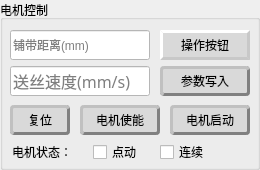
       <widget class="QGroupBox" name="groupBox_11">
        <property name="geometry">
         <rect>
          <x>620</x>
          <y>335</y>
          <width>260</width>
          <height>170</height>
         </rect>
        </property>
        <property name="title">
         <string>电机控制</string>
        </property>
        <widget class="QLineEdit" name="Paving_distance">
         <property name="geometry">
          <rect>
           <x>10</x>
           <y>30</y>
           <width>140</width>
           <height>30</height>
          </rect>
         </property>
         <property name="styleSheet">
          <string notr="true">background-color: rgb(255, 255, 255);
font:12pt &quot;微软雅黑&quot;;</string>
         </property>
         <property name="placeholderText">
          <string>铺带距离(mm)</string>
         </property>
        </widget>
        <widget class="QLineEdit" name="Wire_feed_rate">
         <property name="geometry">
          <rect>
           <x>10</x>
           <y>66</y>
           <width>140</width>
           <height>30</height>
          </rect>
         </property>
         <property name="font">
          <font>
           <family>微软雅黑</family>
           <pointsize>12</pointsize>
           <weight>50</weight>
           <italic>false</italic>
           <bold>false</bold>
          </font>
         </property>
         <property name="styleSheet">
          <string notr="true">background-color: rgb(255, 255, 255);
font:12pt &quot;微软雅黑&quot;;</string>
         </property>
         <property name="placeholderText">
          <string>送丝速度(mm/s)</string>
         </property>
        </widget>
        <widget class="QPushButton" name="parameter_input">
         <property name="geometry">
          <rect>
           <x>160</x>
           <y>66</y>
           <width>90</width>
           <height>30</height>
          </rect>
         </property>
         <property name="cursor">
          <cursorShape>PointingHandCursor</cursorShape>
         </property>
         <property name="styleSheet">
          <string notr="true">QPushButton{
background-color: rgb(217, 217, 217);
color: rgb(0,0,0);  
border-radius:4px;
font:10pt &quot;微软雅黑&quot;;
border:3px outset gray;
}
QPushButton::hover{
background-color: rgb(200, 200, 200);
color: rgb(0,0,0);  
border-radius:4px;
font:10pt &quot;微软雅黑&quot;;
border:3px groove gray;
}</string>
         </property>
         <property name="text">
          <string>参数写入</string>
         </property>
        </widget>
        <widget class="QPushButton" name="motor_enable">
         <property name="geometry">
          <rect>
           <x>80</x>
           <y>105</y>
           <width>80</width>
           <height>30</height>
          </rect>
         </property>
         <property name="cursor">
          <cursorShape>PointingHandCursor</cursorShape>
         </property>
         <property name="styleSheet">
          <string notr="true">QPushButton{
background-color: rgb(217, 217, 217);
color: rgb(0,0,0);
border-radius:4px;
font:10pt &quot;微软雅黑&quot;;
border:3px outset gray;
}
QPushButton::hover{
background-color: rgb(200, 200, 200);
color: rgb(0,0,0);
border-radius:4px;
font:10pt &quot;微软雅黑&quot;;
border:3px groove gray;
}</string>
         </property>
         <property name="text">
          <string>电机使能</string>
         </property>
        </widget>
        <widget class="QPushButton" name="motor_actuation">
         <property name="geometry">
          <rect>
           <x>170</x>
           <y>105</y>
           <width>80</width>
           <height>30</height>
          </rect>
         </property>
         <property name="cursor">
          <cursorShape>PointingHandCursor</cursorShape>
         </property>
         <property name="styleSheet">
          <string notr="true">QPushButton{
background-color: rgb(217, 217, 217);
color: rgb(0,0,0);
border-radius:4px;
font:10pt &quot;微软雅黑&quot;;
border:3px outset gray;
}
QPushButton::hover{
background-color: rgb(200, 200, 200);
color: rgb(0,0,0);
border-radius:4px;
font:10pt &quot;微软雅黑&quot;;
border:3px groove gray;
}</string>
         </property>
         <property name="text">
          <string>电机启动</string>
         </property>
        </widget>
        <widget class="QCheckBox" name="interruption">
         <property name="geometry">
          <rect>
           <x>93</x>
           <y>142</y>
           <width>70</width>
           <height>20</height>
          </rect>
         </property>
         <property name="cursor">
          <cursorShape>PointingHandCursor</cursorShape>
         </property>
         <property name="styleSheet">
          <string notr="true">font:10pt &quot;微软雅黑&quot;;</string>
         </property>
         <property name="text">
          <string>点动</string>
         </property>
        </widget>
        <widget class="QCheckBox" name="continuous">
         <property name="geometry">
          <rect>
           <x>160</x>
           <y>142</y>
           <width>70</width>
           <height>20</height>
          </rect>
         </property>
         <property name="cursor">
          <cursorShape>PointingHandCursor</cursorShape>
         </property>
         <property name="styleSheet">
          <string notr="true">font:10pt &quot;微软雅黑&quot;;</string>
         </property>
         <property name="text">
          <string>连续</string>
         </property>
        </widget>
        <widget class="QLabel" name="motor_state">
         <property name="geometry">
          <rect>
           <x>12</x>
           <y>141</y>
           <width>81</width>
           <height>21</height>
          </rect>
         </property>
         <property name="styleSheet">
          <string notr="true">font:10pt &quot;微软雅黑&quot;;</string>
         </property>
         <property name="text">
          <string>电机状态：</string>
         </property>
        </widget>
        <widget class="QLabel" name="state_show">
         <property name="geometry">
          <rect>
           <x>160</x>
           <y>30</y>
           <width>90</width>
           <height>30</height>
          </rect>
         </property>
         <property name="styleSheet">
          <string notr="true">background-color: rgb(217, 217, 217);
color: rgb(0,0,0);  
font:10pt &quot;微软雅黑&quot;;
border:3px outset rgb(200, 200, 200);</string>
         </property>
         <property name="text">
          <string>操作按钮</string>
         </property>
         <property name="alignment">
          <set>Qt::AlignCenter</set>
         </property>
        </widget>
        <widget class="QPushButton" name="motor_reset">
         <property name="geometry">
          <rect>
           <x>10</x>
           <y>105</y>
           <width>60</width>
           <height>30</height>
          </rect>
         </property>
         <property name="cursor">
          <cursorShape>PointingHandCursor</cursorShape>
         </property>
         <property name="styleSheet">
          <string notr="true">QPushButton{
background-color: rgb(217, 217, 217);
color: rgb(0,0,0);
border-radius:4px;
font:10pt &quot;微软雅黑&quot;;
border:3px outset gray;
}
QPushButton::hover{
background-color: rgb(200, 200, 200);
color: rgb(0,0,0);
border-radius:4px;
font:10pt &quot;微软雅黑&quot;;
border:3px groove gray;
}</string>
         </property>
         <property name="text">
          <string>复位</string>
         </property>
        </widget>
       </widget>
